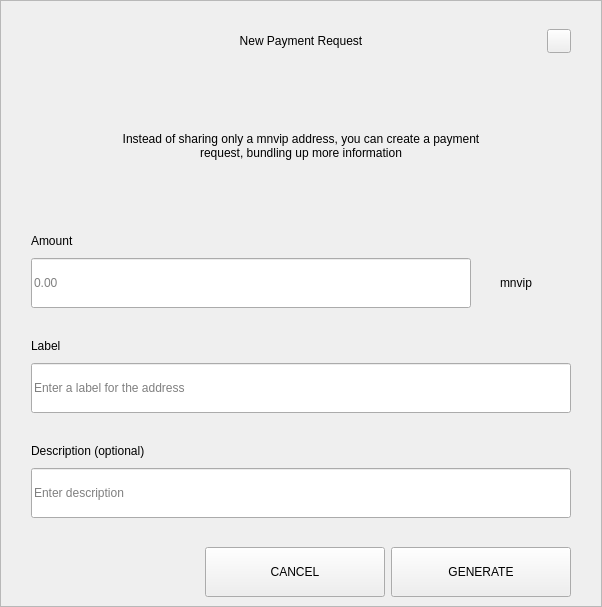
<?xml version="1.0" encoding="UTF-8"?>
<ui version="4.0">
 <class>RequestDialog</class>
 <widget class="QDialog" name="RequestDialog">
  <property name="geometry">
   <rect>
    <x>0</x>
    <y>0</y>
    <width>602</width>
    <height>607</height>
   </rect>
  </property>
  <property name="windowTitle">
   <string>Dialog</string>
  </property>
  <layout class="QVBoxLayout" name="verticalLayout_5">
   <property name="spacing">
    <number>0</number>
   </property>
   <property name="leftMargin">
    <number>0</number>
   </property>
   <property name="topMargin">
    <number>0</number>
   </property>
   <property name="rightMargin">
    <number>0</number>
   </property>
   <property name="bottomMargin">
    <number>0</number>
   </property>
   <item>
    <widget class="QFrame" name="frame">
     <property name="styleSheet">
      <string notr="true"/>
     </property>
     <property name="frameShape">
      <enum>QFrame::StyledPanel</enum>
     </property>
     <property name="frameShadow">
      <enum>QFrame::Raised</enum>
     </property>
     <layout class="QVBoxLayout" name="verticalLayout_4" stretch="1,0,0">
      <property name="spacing">
       <number>0</number>
      </property>
      <property name="leftMargin">
       <number>30</number>
      </property>
      <property name="topMargin">
       <number>20</number>
      </property>
      <property name="rightMargin">
       <number>30</number>
      </property>
      <property name="bottomMargin">
       <number>0</number>
      </property>
      <item>
       <layout class="QHBoxLayout" name="horizontalLayout_3">
        <property name="spacing">
         <number>0</number>
        </property>
        <item>
         <spacer name="horizontalSpacer_21">
          <property name="orientation">
           <enum>Qt::Horizontal</enum>
          </property>
          <property name="sizeHint" stdset="0">
           <size>
            <width>40</width>
            <height>20</height>
           </size>
          </property>
         </spacer>
        </item>
        <item>
         <widget class="QLabel" name="labelTitle">
          <property name="minimumSize">
           <size>
            <width>0</width>
            <height>40</height>
           </size>
          </property>
          <property name="maximumSize">
           <size>
            <width>16777215</width>
            <height>40</height>
           </size>
          </property>
          <property name="styleSheet">
           <string notr="true">padding-left:24px;</string>
          </property>
          <property name="text">
           <string>New Payment Request</string>
          </property>
          <property name="alignment">
           <set>Qt::AlignCenter</set>
          </property>
          <property name="margin">
           <number>7</number>
          </property>
         </widget>
        </item>
        <item>
         <spacer name="horizontalSpacer">
          <property name="orientation">
           <enum>Qt::Horizontal</enum>
          </property>
          <property name="sizeHint" stdset="0">
           <size>
            <width>40</width>
            <height>20</height>
           </size>
          </property>
         </spacer>
        </item>
        <item>
         <widget class="QPushButton" name="btnEsc">
          <property name="minimumSize">
           <size>
            <width>24</width>
            <height>24</height>
           </size>
          </property>
          <property name="maximumSize">
           <size>
            <width>24</width>
            <height>24</height>
           </size>
          </property>
          <property name="focusPolicy">
           <enum>Qt::NoFocus</enum>
          </property>
          <property name="text">
           <string/>
          </property>
         </widget>
        </item>
       </layout>
      </item>
      <item>
       <widget class="QStackedWidget" name="stack">
        <property name="minimumSize">
         <size>
          <width>540</width>
          <height>0</height>
         </size>
        </property>
        <property name="maximumSize">
         <size>
          <width>540</width>
          <height>16777215</height>
         </size>
        </property>
        <property name="currentIndex">
         <number>0</number>
        </property>
        <widget class="QWidget" name="page_1">
         <property name="minimumSize">
          <size>
           <width>540</width>
           <height>0</height>
          </size>
         </property>
         <property name="maximumSize">
          <size>
           <width>540</width>
           <height>16777215</height>
          </size>
         </property>
         <layout class="QVBoxLayout" name="layout1">
          <property name="spacing">
           <number>0</number>
          </property>
          <property name="leftMargin">
           <number>0</number>
          </property>
          <property name="topMargin">
           <number>0</number>
          </property>
          <property name="rightMargin">
           <number>0</number>
          </property>
          <property name="bottomMargin">
           <number>0</number>
          </property>
          <item>
           <spacer name="verticalSpacer_21">
            <property name="orientation">
             <enum>Qt::Vertical</enum>
            </property>
            <property name="sizeType">
             <enum>QSizePolicy::Fixed</enum>
            </property>
            <property name="sizeHint" stdset="0">
             <size>
              <width>20</width>
              <height>30</height>
             </size>
            </property>
           </spacer>
          </item>
          <item alignment="Qt::AlignHCenter">
           <widget class="QLabel" name="labelMessage">
            <property name="minimumSize">
             <size>
              <width>400</width>
              <height>50</height>
             </size>
            </property>
            <property name="text">
             <string>Instead of sharing only a mnvip address, you can create a payment request, bundling up more information</string>
            </property>
            <property name="alignment">
             <set>Qt::AlignCenter</set>
            </property>
            <property name="wordWrap">
             <bool>true</bool>
            </property>
           </widget>
          </item>
          <item alignment="Qt::AlignBottom">
           <widget class="QWidget" name="containerAmount" native="true">
            <layout class="QVBoxLayout" name="verticalLayout">
             <property name="spacing">
              <number>9</number>
             </property>
             <property name="leftMargin">
              <number>0</number>
             </property>
             <property name="topMargin">
              <number>0</number>
             </property>
             <property name="rightMargin">
              <number>0</number>
             </property>
             <property name="bottomMargin">
              <number>0</number>
             </property>
             <item>
              <widget class="QLabel" name="labelSubtitleAmount">
               <property name="minimumSize">
                <size>
                 <width>350</width>
                 <height>16</height>
                </size>
               </property>
               <property name="maximumSize">
                <size>
                 <width>16777215</width>
                 <height>16</height>
                </size>
               </property>
               <property name="text">
                <string>Amount</string>
               </property>
              </widget>
             </item>
             <item alignment="Qt::AlignTop">
              <widget class="QWidget" name="layoutAmount" native="true">
               <layout class="QHBoxLayout" name="horizontalLayout" stretch="2,0">
                <property name="spacing">
                 <number>0</number>
                </property>
                <property name="leftMargin">
                 <number>0</number>
                </property>
                <property name="topMargin">
                 <number>0</number>
                </property>
                <property name="rightMargin">
                 <number>0</number>
                </property>
                <property name="bottomMargin">
                 <number>0</number>
                </property>
                <item>
                 <widget class="QLineEdit" name="lineEditAmount">
                  <property name="minimumSize">
                   <size>
                    <width>0</width>
                    <height>50</height>
                   </size>
                  </property>
                  <property name="maximumSize">
                   <size>
                    <width>16777215</width>
                    <height>50</height>
                   </size>
                  </property>
                  <property name="placeholderText">
                   <string notr="true">0.00</string>
                  </property>
                 </widget>
                </item>
                <item>
                 <widget class="QWidget" name="comboContainer" native="true">
                  <property name="minimumSize">
                   <size>
                    <width>100</width>
                    <height>50</height>
                   </size>
                  </property>
                  <property name="maximumSize">
                   <size>
                    <width>16777215</width>
                    <height>50</height>
                   </size>
                  </property>
                  <layout class="QHBoxLayout" name="horizontalLayout_31">
                   <property name="spacing">
                    <number>0</number>
                   </property>
                   <property name="leftMargin">
                    <number>0</number>
                   </property>
                   <property name="topMargin">
                    <number>0</number>
                   </property>
                   <property name="rightMargin">
                    <number>10</number>
                   </property>
                   <property name="bottomMargin">
                    <number>0</number>
                   </property>
                   <item>
                    <widget class="QLabel" name="comboBoxCoin">
                     <property name="text">
                      <string>mnvip</string>
                     </property>
                     <property name="alignment">
                      <set>Qt::AlignCenter</set>
                     </property>
                    </widget>
                   </item>
                  </layout>
                 </widget>
                </item>
               </layout>
              </widget>
             </item>
            </layout>
           </widget>
          </item>
          <item>
           <spacer name="verticalSpacer_31">
            <property name="orientation">
             <enum>Qt::Vertical</enum>
            </property>
            <property name="sizeType">
             <enum>QSizePolicy::Fixed</enum>
            </property>
            <property name="sizeHint" stdset="0">
             <size>
              <width>20</width>
              <height>30</height>
             </size>
            </property>
           </spacer>
          </item>
          <item>
           <layout class="QVBoxLayout" name="verticalLayoutLabel">
            <property name="spacing">
             <number>9</number>
            </property>
            <item>
             <widget class="QLabel" name="labelSubtitleLabel">
              <property name="minimumSize">
               <size>
                <width>0</width>
                <height>16</height>
               </size>
              </property>
              <property name="maximumSize">
               <size>
                <width>16777215</width>
                <height>16</height>
               </size>
              </property>
              <property name="text">
               <string>Label</string>
              </property>
             </widget>
            </item>
            <item>
             <widget class="QLineEdit" name="lineEditLabel">
              <property name="minimumSize">
               <size>
                <width>0</width>
                <height>50</height>
               </size>
              </property>
              <property name="maximumSize">
               <size>
                <width>16777215</width>
                <height>50</height>
               </size>
              </property>
              <property name="placeholderText">
               <string>Enter a label for the address</string>
              </property>
             </widget>
            </item>
           </layout>
          </item>
          <item>
           <spacer name="verticalSpacer_34">
            <property name="orientation">
             <enum>Qt::Vertical</enum>
            </property>
            <property name="sizeType">
             <enum>QSizePolicy::Fixed</enum>
            </property>
            <property name="sizeHint" stdset="0">
             <size>
              <width>20</width>
              <height>30</height>
             </size>
            </property>
           </spacer>
          </item>
          <item>
           <layout class="QVBoxLayout" name="verticalLayoutDescription">
            <property name="spacing">
             <number>9</number>
            </property>
            <item>
             <widget class="QLabel" name="labelSubtitleDescription">
              <property name="minimumSize">
               <size>
                <width>0</width>
                <height>16</height>
               </size>
              </property>
              <property name="maximumSize">
               <size>
                <width>16777215</width>
                <height>16</height>
               </size>
              </property>
              <property name="text">
               <string>Description (optional)</string>
              </property>
             </widget>
            </item>
            <item>
             <widget class="QLineEdit" name="lineEditDescription">
              <property name="minimumSize">
               <size>
                <width>0</width>
                <height>50</height>
               </size>
              </property>
              <property name="maximumSize">
               <size>
                <width>16777215</width>
                <height>50</height>
               </size>
              </property>
              <property name="placeholderText">
               <string>Enter description</string>
              </property>
             </widget>
            </item>
            <item>
             <spacer name="verticalSpacer_4">
              <property name="orientation">
               <enum>Qt::Vertical</enum>
              </property>
              <property name="sizeType">
               <enum>QSizePolicy::Fixed</enum>
              </property>
              <property name="sizeHint" stdset="0">
               <size>
                <width>20</width>
                <height>20</height>
               </size>
              </property>
             </spacer>
            </item>
           </layout>
          </item>
         </layout>
        </widget>
        <widget class="QWidget" name="page_2">
         <layout class="QVBoxLayout" name="layout2">
          <item>
           <spacer name="verticalSpacer_5">
            <property name="orientation">
             <enum>Qt::Vertical</enum>
            </property>
            <property name="sizeType">
             <enum>QSizePolicy::Fixed</enum>
            </property>
            <property name="sizeHint" stdset="0">
             <size>
              <width>20</width>
              <height>50</height>
             </size>
            </property>
           </spacer>
          </item>
          <item alignment="Qt::AlignHCenter">
           <widget class="QLabel" name="labelQrImg">
            <property name="minimumSize">
             <size>
              <width>260</width>
              <height>260</height>
             </size>
            </property>
            <property name="maximumSize">
             <size>
              <width>260</width>
              <height>260</height>
             </size>
            </property>
            <property name="text">
             <string/>
            </property>
            <property name="alignment">
             <set>Qt::AlignCenter</set>
            </property>
           </widget>
          </item>
          <item>
           <spacer name="verticalSpacer_2">
            <property name="orientation">
             <enum>Qt::Vertical</enum>
            </property>
            <property name="sizeType">
             <enum>QSizePolicy::Fixed</enum>
            </property>
            <property name="sizeHint" stdset="0">
             <size>
              <width>20</width>
              <height>30</height>
             </size>
            </property>
           </spacer>
          </item>
          <item alignment="Qt::AlignHCenter">
           <widget class="QLabel" name="labelAddress">
            <property name="text">
             <string>D7VFR83SQbiezrW72hjcWJtcfip5krte2Z </string>
            </property>
           </widget>
          </item>
          <item>
           <spacer name="verticalSpacer_32">
            <property name="orientation">
             <enum>Qt::Vertical</enum>
            </property>
            <property name="sizeType">
             <enum>QSizePolicy::Expanding</enum>
            </property>
            <property name="sizeHint" stdset="0">
             <size>
              <width>20</width>
              <height>20</height>
             </size>
            </property>
           </spacer>
          </item>
          <item>
           <layout class="QHBoxLayout" name="horizontal">
            <property name="leftMargin">
             <number>20</number>
            </property>
            <property name="rightMargin">
             <number>20</number>
            </property>
            <property name="bottomMargin">
             <number>20</number>
            </property>
            <item>
             <spacer name="horizontalSpacer_4">
              <property name="orientation">
               <enum>Qt::Horizontal</enum>
              </property>
              <property name="sizeHint" stdset="0">
               <size>
                <width>40</width>
                <height>20</height>
               </size>
              </property>
             </spacer>
            </item>
            <item>
             <widget class="QPushButton" name="btnCopyAddress">
              <property name="minimumSize">
               <size>
                <width>180</width>
                <height>50</height>
               </size>
              </property>
              <property name="text">
               <string>COPY ADDRESS</string>
              </property>
             </widget>
            </item>
            <item>
             <widget class="QPushButton" name="btnCopyUrl">
              <property name="minimumSize">
               <size>
                <width>180</width>
                <height>50</height>
               </size>
              </property>
              <property name="text">
               <string>COPY URL</string>
              </property>
             </widget>
            </item>
            <item>
             <spacer name="horizontalSpacer_2">
              <property name="orientation">
               <enum>Qt::Horizontal</enum>
              </property>
              <property name="sizeHint" stdset="0">
               <size>
                <width>40</width>
                <height>20</height>
               </size>
              </property>
             </spacer>
            </item>
           </layout>
          </item>
         </layout>
        </widget>
       </widget>
      </item>
      <item>
       <widget class="QWidget" name="buttonsStack" native="true">
        <layout class="QHBoxLayout" name="horizontalLayout_5">
         <property name="leftMargin">
          <number>20</number>
         </property>
         <property name="rightMargin">
          <number>0</number>
         </property>
         <item>
          <spacer name="horizontalSpacer_41">
           <property name="orientation">
            <enum>Qt::Horizontal</enum>
           </property>
           <property name="sizeHint" stdset="0">
            <size>
             <width>40</width>
             <height>20</height>
            </size>
           </property>
          </spacer>
         </item>
         <item>
          <widget class="QPushButton" name="btnCancel">
           <property name="minimumSize">
            <size>
             <width>180</width>
             <height>50</height>
            </size>
           </property>
           <property name="focusPolicy">
            <enum>Qt::NoFocus</enum>
           </property>
           <property name="text">
            <string>CANCEL</string>
           </property>
          </widget>
         </item>
         <item>
          <widget class="QPushButton" name="btnSave">
           <property name="minimumSize">
            <size>
             <width>180</width>
             <height>50</height>
            </size>
           </property>
           <property name="focusPolicy">
            <enum>Qt::NoFocus</enum>
           </property>
           <property name="text">
            <string>GENERATE</string>
           </property>
          </widget>
         </item>
        </layout>
       </widget>
      </item>
     </layout>
    </widget>
   </item>
  </layout>
 </widget>
 <resources/>
 <connections/>
</ui>
